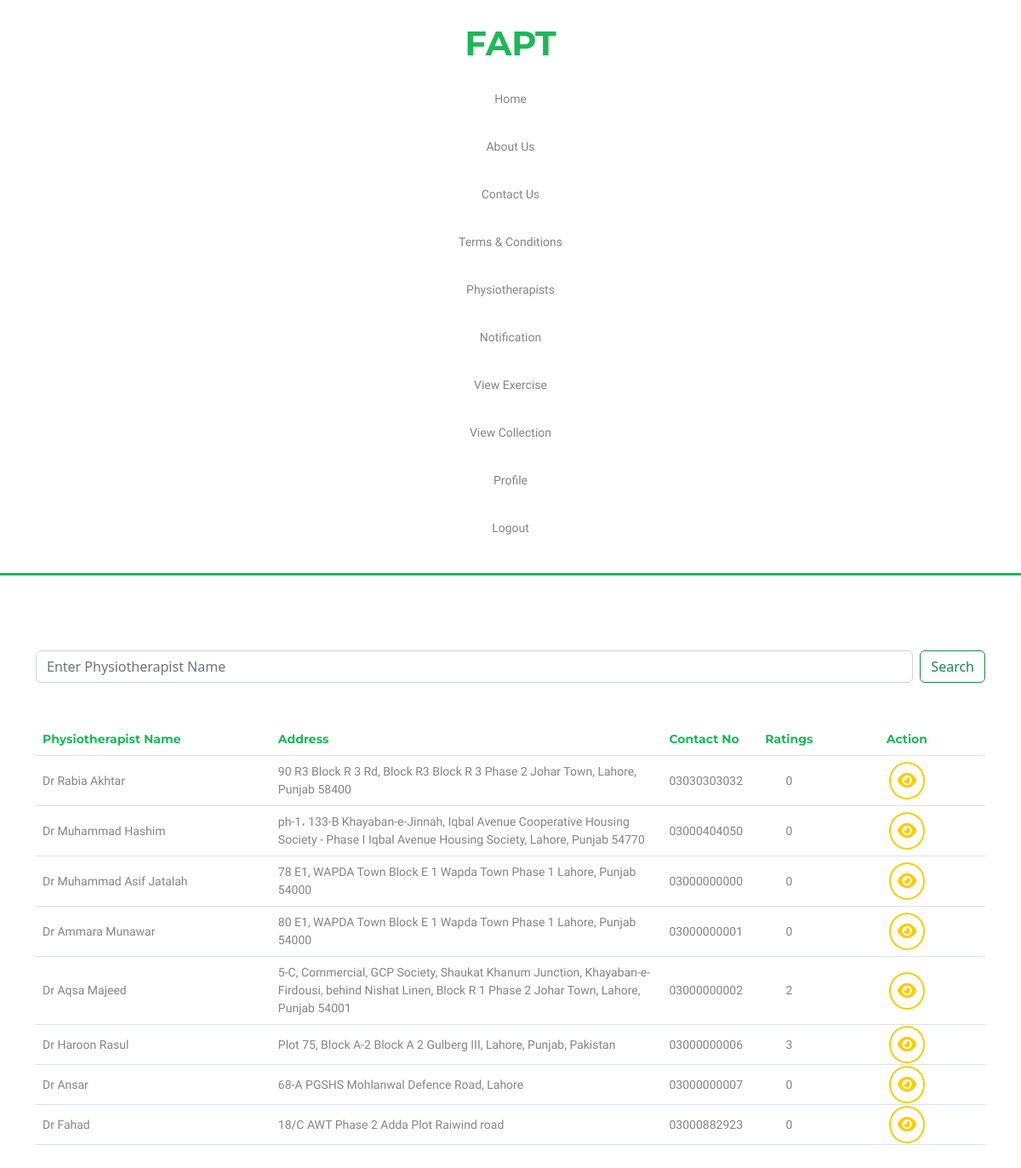
The page /UserPanel/physiotherapist-view.php (signed in) on the database its author committed.
### tables this page shows
CREATE TABLE `physiotherapist` (
  `Physio_id` int(11) NOT NULL,
  `Physio_name` varchar(255) NOT NULL,
  `Physio_address` varchar(255) NOT NULL,
  `Physio_email` varchar(255) NOT NULL,
  `Physio_gender` varchar(255) NOT NULL,
  `Physio_qualification` varchar(255) NOT NULL,
  `Physio_experience` varchar(255) NOT NULL,
  `Physio_password` varchar(255) NOT NULL,
  `Physio_phone` varchar(255) NOT NULL,
  `Physio_rating` int(2) NOT NULL
);

### UserPanel/physiotherapist-view.php (the view, shortened to what this page needs)
<!DOCTYPE html>
<html lang="en">
<head>
    <link href="https://cdn.jsdelivr.net/npm/bootstrap@5.2.0/dist/css/bootstrap.min.css" rel="stylesheet">
    <link rel="stylesheet" href="./patientStyle/patient.css">
</head>
<body>
<nav>
        <div class="container">
            <div class="row">
                <div class="col-12 col-xxl-2">
                    <div class="navigation-logo text-center text-xxl-start">
                        <h1 class="logo">FAPT</h1>
                    </div>
                </div>
                <div class="col-12 col-xxl-10">
                    <div class="nav-select">
                        <div class="navigation-menu text-center text-xxl-center mt-xl-2 mt-0">
                            <a href="./home.php">Home</a>
                            <a href="./about-us.php">About Us</a>
                            <a href="./contact-us.php">Contact Us</a>
                            <a href="./termsandconditions.php">Terms & Conditions</a>
                            <a href="./physiotherapist-view.php">Physiotherapists</a>
                            <a href="./notification-view.php">Notification</a>
                            <a href="./patient-view-exercise.php">View Exercise</a>
                            <a href="./patient-view-collection.php">View Collection</a>
                            <a href="./patient-profile.php">Profile</a>
                            <a href="./logout.php">Logout</a>
                        </div>
                    </div>
                </div>
            </div>
        </div>
    </nav>
    <section class="view-therapist">
        <div class="container">
            <div class="row">
                <div class="col-12">
                <form class="d-flex mt-5" role="search">
                    <input class="form-control me-2" name="search" placeholder="Enter Physiotherapist Name" aria-label="Search">
                    <input type="submit" value="Search" class = "btn btn-outline-success" name = "save">
                  </form>
                      <?php
                            include("../db/conn.php");
                            $condition = '';
                            $physioResult = mysqli_query($con, "SELECT * FROM `physiotherapist` WHERE 1 ".$condition."");
                        ?>
                      <table class="table mt-5">
                          <tr class="col-12">
                              <th class="table-head col-3 col-xxl-3">Physiotherapist Name</th>
                              <th class="table-head col-5 col-xxl-4">Address</th>
                              <th class="table-head col-1 col-xxl-1">Contact No</th>
                              <th class="table-head col-1 col-xxl-2 text-center">Ratings</th>
                              <th class="table-head col-2 col-xxl-2 text-center">Action</th>
                            </tr>
                            <?php while($row = mysqli_fetch_array($physioResult)){ ?>
                                <tr>
                                    <td class="align-middle"><?php echo $row['Physio_name']; ?></td>
                                    <td class="align-middle"><?php echo $row['Physio_address']; ?></td>
                                    <td class="text-center align-middle"><?php echo $row['Physio_phone']; ?></td>
                                    <td class="text-center align-middle"><?php echo $row['Physio_rating']; ?></td>
                                    <td class="text-center actions align-middle">
                                        <a href="physiotherapist-info.php?view=<?php echo $row['Physio_id']; ?>" title= "View" class="view-rec"> <i class="fa-solid fa-eye"></i></a>
                                    </td>
                                </tr>
                                <?php } ?>
                    </table>
                </div>
            </div>
        </div>
    </section>
</body>
</html>

### UserPanel/patientStyle/patient.css (style rules this page uses)
nav { padding: 27px 0px; background-color: white; border-bottom: 3px solid rgb(29, 184, 88); }
nav .navigation-logo .logo { font-size: 40px; font-weight: bold; color: rgb(29, 184, 88); font-family: 'Montserrat', sans-serif; }
nav .navigation-menu a { font-size: 14px; padding: 15px 10px; text-decoration: none; font-family: 'Work Sans', sans-serif; color: #6d6c6cd6; }
@media (max-width: 1200px) { nav .navigation-menu { display: flex; flex-direction: column; gap: 5px; } }
td { color: #6d6c6cd6; font-family: 'Work Sans', sans-serif; font-size: 14px; }
.table-head { color: rgb(29, 184, 88); font-family: 'Montserrat', sans-serif; font-size: 14px; }
.view-therapist, .physio-info { padding: 40px 10px 40px 10px; }

### UserPanel/physiotherapist-view.php (style rules this page uses)
.view-therapist, .physio-info { padding: 40px 10px 40px 10px; }
.view-rec { color: #FFCC00; font-family: 'Work Sans', sans-serif; font-size: 20px; border: 2px solid #FFCC00; padding: 8px; transition-duration: 0.4s; border-radius: 100%; }

### rows shown on the page
physiotherapist: Physio_name "Dr Rabia Akhtar", Physio_address "90 R3 Block R 3 Rd, Block R3 Block R 3 Phase 2 Johar Town, Lahore, Punjab 58400", Physio_phone "03030303032", Physio_rating "0"
physiotherapist: Physio_name "Dr Muhammad Hashim", Physio_address "ph-1، 133-B Khayaban-e-Jinnah, Iqbal Avenue Cooperative Housing Society - Phase I Iqbal Avenue Housing Society, Lahore, Punjab 54770", Physio_phone "03000404050", Physio_rating "0"
physiotherapist: Physio_name "Dr Muhammad Asif Jatalah", Physio_address "78 E1, WAPDA Town Block E 1 Wapda Town Phase 1 Lahore, Punjab 54000", Physio_phone "03000000000", Physio_rating "0"
physiotherapist: Physio_name "Dr Ammara Munawar", Physio_address "80 E1, WAPDA Town Block E 1 Wapda Town Phase 1 Lahore, Punjab 54000", Physio_phone "03000000001", Physio_rating "0"
physiotherapist: Physio_name "Dr Aqsa Majeed", Physio_address "5-C, Commercial, GCP Society, Shaukat Khanum Junction, Khayaban-e-Firdousi, behind Nishat Linen, Block R 1 Phase 2 Johar Town, Lahore, Punjab 54001", Physio_phone "03000000002", Physio_rating "2"
physiotherapist: Physio_name "Dr Haroon Rasul", Physio_address "Plot 75, Block A-2 Block A 2 Gulberg III, Lahore, Punjab, Pakistan", Physio_phone "03000000006", Physio_rating "3"
physiotherapist: Physio_name "Dr Ansar", Physio_address "68-A PGSHS Mohlanwal Defence Road, Lahore", Physio_phone "03000000007", Physio_rating "0"
physiotherapist: Physio_name "Dr Fahad", Physio_address "18/C AWT Phase 2 Adda Plot Raiwind road", Physio_phone "03000882923", Physio_rating "0"
